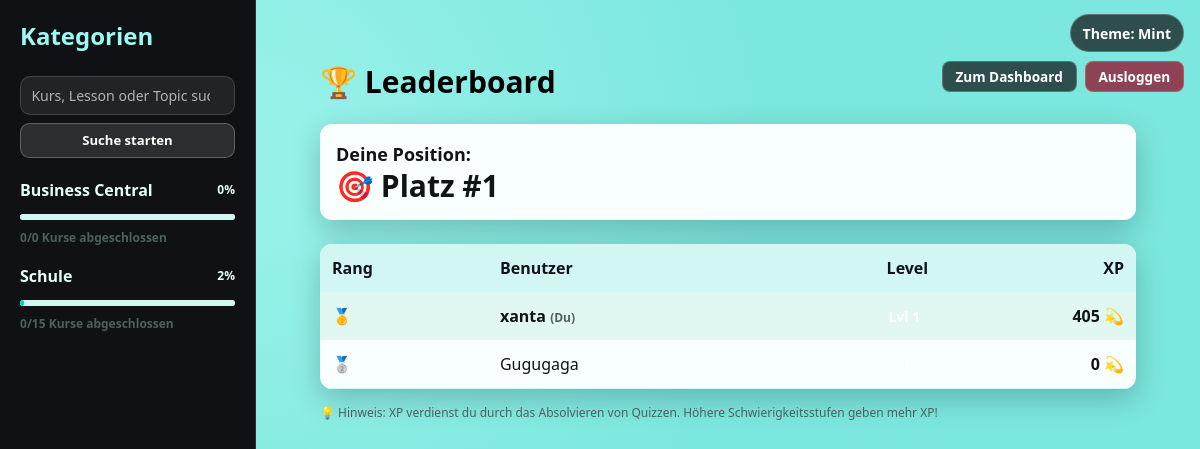
Page /leaderboard/ (signed in) on the earlier database version.
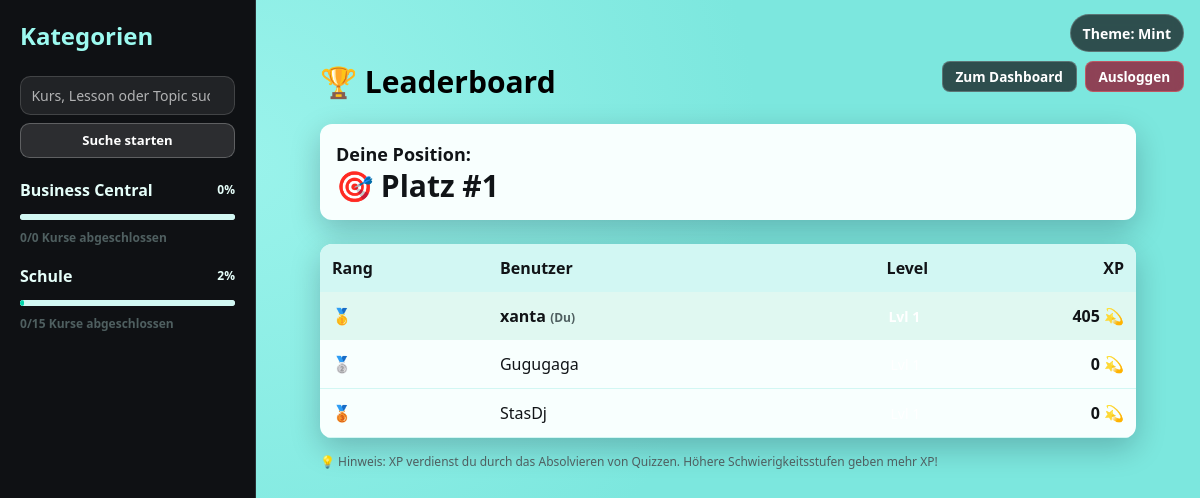
Same page on the later database version.
### courses/models.py (models this page shows, shortened)
class Category(models.Model):
    name = models.CharField(max_length=120, unique=True)
    class Meta:
        ordering = ["name"]

### exams/models.py (models this page shows, shortened)
class UserProfile(models.Model):
    user = models.OneToOneField(User, on_delete=models.CASCADE, related_name="profile")
    total_xp = models.IntegerField(default=0)
    created_at = models.DateTimeField(auto_now_add=True)
    class Meta:
        ordering = ["-total_xp"]
    def get_level(self):
        return max(1, self.total_xp // 500 + 1)

### quiz/views.py (the view)
# urls.py: path("leaderboard/", views.leaderboard_view, name="leaderboard"),
@login_required
def leaderboard_view(request):
    leaderboard = get_leaderboard(limit=50)
    user_position = None
    if request.user.is_authenticated:
        from exams.models import UserProfile
        try:
            user_profile = UserProfile.objects.get(user=request.user)
            position = list(leaderboard.values_list('user_id', flat=True)).index(request.user.id) + 1
            user_position = position
        except (UserProfile.DoesNotExist, ValueError):
            user_position = None
    context = {
        "leaderboard": leaderboard,
        "user_position": user_position,
        **get_sidebar_context(request),
    }
    return render(request, "leaderboard.html", context)

### exams/gamification.py (called while the page is built)
def get_leaderboard(limit=20):
    return UserProfile.objects.all().order_by("-total_xp")[:limit]

### quiz/views.py (called while the page is built)
def course_is_completed(course, best_scores):
    total_questions = course.questions.count()
    best_score = best_scores.get(course.id)
    if total_questions <= 0 or best_score is None:
        return False
    return best_score >= total_questions

def get_course_progress(course, best_scores):
    total_questions = course.questions.count()
    best_score = best_scores.get(course.id, 0)
    if total_questions <= 0:
        return 0
    return int((best_score / total_questions) * 100)

### quiz/templates/leaderboard.html (shortened to what this page needs)
{% extends "base.html" %}
{% block content %}
<div class="layout-container page-pad">
    <h1 class="page-title">🏆 Leaderboard</h1>
    {% if user_position %}
    <div class="surface-card p-4 mb-6">
        <p class="text-lg font-semibold">Deine Position:</p>
        <p class="text-3xl font-bold text-primary">🎯 Platz #{{ user_position }}</p>
    </div>
    {% endif %}
    <div class="surface-card overflow-hidden">
        <table class="w-full">
            <thead class="background-muted" style="background: var(--track);">
                <tr>
                    <th class="p-3 text-left">Rang</th>
                    <th class="p-3 text-left">Benutzer</th>
                    <th class="p-3 text-right">Level</th>
                    <th class="p-3 text-right">XP</th>
                </tr>
            </thead>
            <tbody>
                {% for profile in leaderboard %}
                <tr {% if profile.user == user %}style="background: rgba(16, 185, 129, 0.1); font-weight: bold;"{% else %}style="border-bottom: 1px solid var(--track);"{% endif %}>
                    <td class="p-3">
                        {% if forloop.counter == 1 %}🥇{% elif forloop.counter == 2 %}🥈{% elif forloop.counter == 3 %}🥉{% else %}{{ forloop.counter }}{% endif %}
                    </td>
                    <td class="p-3">
                        {{ profile.user.username }}
                        {% if profile.user == user %}<span class="text-xs muted-text">(Du)</span>{% endif %}
                    </td>
                    <td class="p-3 text-right">
                        <span class="bg-primary text-white px-2 py-1 rounded text-sm">Lvl {{ profile.get_level }}</span>
                    </td>
                    <td class="p-3 text-right font-semibold">
                        {{ profile.total_xp }} 💫
                    </td>
                </tr>
                {% empty %}
                <tr>
                    <td colspan="4" class="p-4 text-center muted-text">
                        Noch keine Spieler auf dem Leaderboard
                    </td>
                </tr>
                {% endfor %}
            </tbody>
        </table>
    </div>
    <div class="text-xs muted-text mt-4">
        💡 Hinweis: XP verdienst du durch das Absolvieren von Quizzen. Höhere Schwierigkeitsstufen geben mehr XP!
    </div>
</div>
{% endblock %}

### templates/base.html (shortened to what this page needs)
<!DOCTYPE html>
{% load static %}
<html lang="de">
<head>
    <script src="https://cdn.tailwindcss.com"></script>
</head>
<body class="min-h-screen">
<button id="theme-toggle" class="theme-toggle" type="button">Theme: Mint</button>
{% if user.is_authenticated %}
<div class="quick-actions">
    <a href="{% url 'dashboard' %}" class="quick-btn">Zum Dashboard</a>
    <form method="post" action="{% url 'logout' %}" class="quick-logout-form">
        <button type="submit" class="quick-btn quick-btn-danger">Ausloggen</button>
    </form>
</div>
{% endif %}
<div class="flex min-h-screen">
    {% if user.is_authenticated %}
    <aside id="app-sidebar" class="w-64 shrink-0 p-5 overflow-y-auto border-r" style="background: var(--panel); border-color: var(--panel-border);" aria-label="Seitennavigation">
        <h2 class="text-2xl font-bold mb-6 sidebar-title">Kategorien</h2>
        <form method="get" action="{% url 'search' %}" class="mb-5">
            <input type="search" name="q" value="{{ search_query|default:'' }}" class="sidebar-search" placeholder="Kurs, Lesson oder Topic suchen..." aria-label="Kurs, Lesson oder Topic suchen">
            <button type="submit" class="sidebar-search-btn">Suche starten</button>
        </form>
        <ul class="space-y-4">
            {% for category in categories %}
            <li>
                <button
                    type="button"
                    data-category-id="{{ category.id }}"
                    class="w-full text-left font-semibold nav-trigger"
                    aria-expanded="false"
                    aria-controls="category-{{ category.id }}"
                >
                    <div class="flex items-center justify-between gap-3">
                        <span>{{ category.name }}</span>
                        <span class="text-xs">{{ category.progress }}%</span>
                    </div>
                    <progress class="category-progress mt-2" value="{{ category.progress }}" max="100"></progress>
                    <div class="text-xs mt-1 muted-text">{{ category.completed_courses }}/{{ category.total_courses }} Kurse abgeschlossen</div>
                </button>
            </li>
            {% empty %}
            <li class="muted-text">Keine Kategorien vorhanden</li>
            {% endfor %}
        </ul>
    </aside>
    {% endif %}
    <main id="main-content" class="flex-1 p-6 md:p-10 overflow-y-auto" tabindex="-1">
        {% block content %}{% endblock %}
    </main>
</div>
</body>
</html>

### templates/base.html (style rules this page uses)
:root { --bg-start: #7ce7de; --bg-end: #63ddd4; --panel: #0f1114; --panel-border: #2a3135; --card-bg: #f8fffe; --card-text: #111417; --muted-text: #4f5f60; --primary: #111417; --primary-hover: #000000; --focus-ring: rgba(17, 20, 23, 0.28); --bg-accent: #9af3eb; --track: #d2f7f3; --progress: #00d4aa; --progress-complete: #10b981; --nav-trigger: #e5fef9; --nav-trigger-hover: #9cfaf0; --nav-link: #c8f7f1; --nav-link-hover: #ffffff; --sidebar-title: #9cfaf0; }
body { background: radial-gradient(circle at 20% 20%, var(--bg-accent), var(--bg-start) 45%), linear-gradient(145deg, var(--bg-start), var(--bg-end)); }
.surface-card { background: var(--card-bg); color: var(--card-text); border-radius: 0.75rem; box-shadow: 0 10px 30px rgba(2, 6, 23, 0.22); }
.layout-container { max-width: 84rem; margin: 0 auto; }
.page-pad { padding: 1.5rem; }
.page-title { font-size: 1.875rem; line-height: 2.25rem; font-weight: 700; margin-bottom: 1.5rem; }
.muted-text { color: var(--muted-text); }
.nav-trigger { color: var(--nav-trigger); transition: color 160ms ease; }
.sidebar-title { color: var(--sidebar-title); }
.sidebar-search { width: 100%; border: 1px solid rgba(255, 255, 255, 0.15); border-radius: 0.65rem; background: rgba(255, 255, 255, 0.08); color: #ffffff; padding: 0.5rem 0.65rem; font-size: 0.88rem; }
.sidebar-search::placeholder { color: rgba(255, 255, 255, 0.65); }
.sidebar-search-btn { width: 100%; margin-top: 0.5rem; border: 1px solid rgba(255, 255, 255, 0.24); border-radius: 0.6rem; color: #ffffff; background: rgba(255, 255, 255, 0.12); font-size: 0.82rem; font-weight: 700; padding: 0.42rem 0.58rem; transition: background-color 160ms ease; }
.category-progress { width: 100%; height: 0.4rem; border: none; border-radius: 999px; overflow: hidden; background: var(--track); }
.theme-toggle { position: fixed; top: 0.9rem; right: 1rem; z-index: 50; border: 1px solid rgba(255, 255, 255, 0.22); background: rgba(17, 20, 23, 0.72); color: #ffffff; font-size: 0.88rem; font-weight: 600; padding: 0.45rem 0.75rem; border-radius: 999px; backdrop-filter: blur(6px); }
.quick-actions { position: fixed; top: 3.8rem; right: 1rem; z-index: 50; display: flex; gap: 0.5rem; flex-wrap: wrap; justify-content: flex-end; }
main { position: relative; z-index: 10; }
.quick-btn { display: inline-flex; align-items: center; justify-content: center; border: 1px solid rgba(255, 255, 255, 0.22); background: rgba(17, 20, 23, 0.72); color: #ffffff; font-size: 0.85rem; font-weight: 600; line-height: 1; padding: 0.5rem 0.8rem; border-radius: 0.5rem; backdrop-filter: blur(6px); transition: border-color 160ms ease, background-color 160ms ease; }
.quick-logout-form { margin: 0; }
.quick-btn-danger { background: rgba(147, 26, 52, 0.8); border-color: rgba(248, 113, 113, 0.45); }

Differences in the rows shown:
added UserProfile: user.username "StasDj", total_xp "0"
